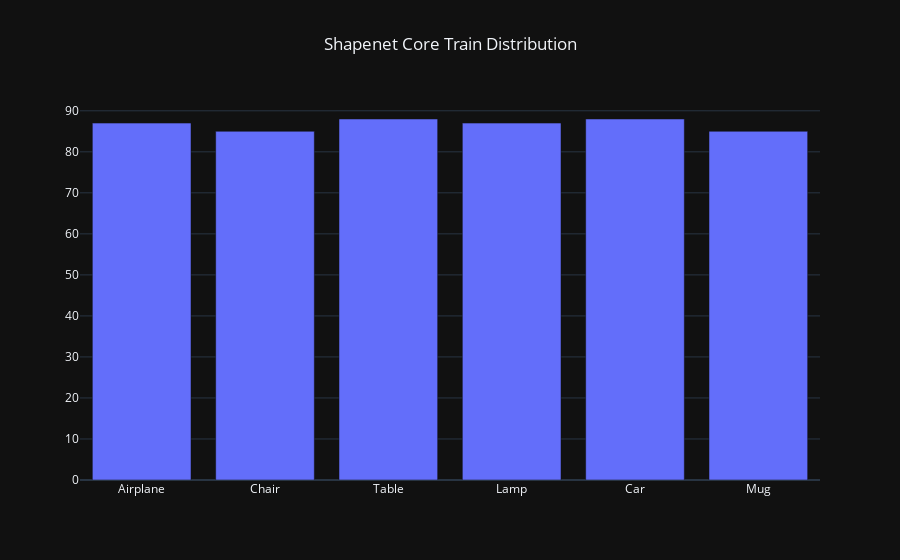

Source (notebook cell):
### Markdown cell above
## Shapenet Core Dataset exploration

- Object Classification and part Segmentation Dataset from Point Cloud data
- [Shapenet core](https://shapenet.org/) is a subset of the full ShapeNet dataset 
- It contains single clean 3D models, manually verified category and alignment annotations. 
- 16 classes from 12 categories

### Code cell
train_split_data = json.load(open(os.path.join(DATA_FOLDER, 'train_split.json'), 'r'))
train_class_count = np.array([x[0] for x in train_split_data])

# plot classwise count in train set
train_dist_plots = [go.Bar(x=list(class_name_id_map.keys()), y= np.bincount(train_class_count))]
layout = dict(template="plotly_dark", title="Shapenet Core Train Distribution", title_x=0.5)
fig = go.Figure(data=train_dist_plots, layout=layout)   
fig.show()

### Figure 1 — Plotly figure (JSON) as saved in the notebook; plotly's stock layout.template omitted (floating-point values rounded to 4 significant figures)
{"data": [{"type": "bar", "x": ["Airplane", "Chair", "Table", "Lamp", "Car", "Mug"], "y": [87, 85, 88, 87, 88, 85]}], "layout": {"title": {"text": "Shapenet Core Train Distribution", "x": 0.5}}}
